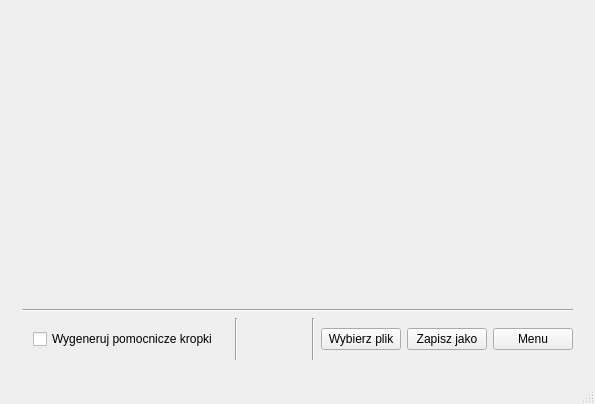
<?xml version="1.0" encoding="UTF-8"?>
<ui version="4.0">
 <class>MainWindow</class>
 <widget class="QMainWindow" name="MainWindow">
  <property name="geometry">
   <rect>
    <x>0</x>
    <y>0</y>
    <width>595</width>
    <height>404</height>
   </rect>
  </property>
  <property name="sizePolicy">
   <sizepolicy hsizetype="Expanding" vsizetype="Expanding">
    <horstretch>0</horstretch>
    <verstretch>0</verstretch>
   </sizepolicy>
  </property>
  <property name="windowTitle">
   <string>Stereogramiksy</string>
  </property>
  <widget class="QWidget" name="centralWidget">
   <property name="sizePolicy">
    <sizepolicy hsizetype="Ignored" vsizetype="Ignored">
     <horstretch>0</horstretch>
     <verstretch>0</verstretch>
    </sizepolicy>
   </property>
   <layout class="QHBoxLayout" name="horizontalLayout_8">
    <item>
     <widget class="QStackedWidget" name="stackedWidget">
      <property name="sizePolicy">
       <sizepolicy hsizetype="Expanding" vsizetype="Expanding">
        <horstretch>1</horstretch>
        <verstretch>1</verstretch>
       </sizepolicy>
      </property>
      <property name="currentIndex">
       <number>1</number>
      </property>
      <widget class="QWidget" name="page">
       <property name="sizePolicy">
        <sizepolicy hsizetype="Expanding" vsizetype="Expanding">
         <horstretch>0</horstretch>
         <verstretch>0</verstretch>
        </sizepolicy>
       </property>
       <layout class="QVBoxLayout" name="verticalLayout_3">
        <item>
         <layout class="QVBoxLayout" name="verticalLayout_4">
          <item>
           <layout class="QVBoxLayout" name="verticalLayout">
            <property name="sizeConstraint">
             <enum>QLayout::SetFixedSize</enum>
            </property>
            <item>
             <widget class="QPushButton" name="pushButton_Generate">
              <property name="text">
               <string>Generuj stereogram</string>
              </property>
             </widget>
            </item>
            <item>
             <widget class="QPushButton" name="pushButton_Games">
              <property name="text">
               <string>Graj</string>
              </property>
             </widget>
            </item>
            <item>
             <widget class="QPushButton" name="pushButton_Scenariusz">
              <property name="text">
               <string>Stwórz scenariusz</string>
              </property>
             </widget>
            </item>
            <item>
             <widget class="QPushButton" name="pushButton_Koniec">
              <property name="text">
               <string>Koniec</string>
              </property>
             </widget>
            </item>
           </layout>
          </item>
         </layout>
        </item>
       </layout>
      </widget>
      <widget class="QWidget" name="page_2">
       <property name="sizePolicy">
        <sizepolicy hsizetype="Expanding" vsizetype="Expanding">
         <horstretch>0</horstretch>
         <verstretch>0</verstretch>
        </sizepolicy>
       </property>
       <layout class="QHBoxLayout" name="horizontalLayout_5">
        <item>
         <layout class="QHBoxLayout" name="horizontalLayout_2">
          <item>
           <layout class="QVBoxLayout" name="verticalLayout_2">
            <property name="sizeConstraint">
             <enum>QLayout::SetDefaultConstraint</enum>
            </property>
            <item>
             <widget class="QLabel" name="label">
              <property name="sizePolicy">
               <sizepolicy hsizetype="Ignored" vsizetype="Ignored">
                <horstretch>0</horstretch>
                <verstretch>0</verstretch>
               </sizepolicy>
              </property>
              <property name="text">
               <string/>
              </property>
             </widget>
            </item>
            <item>
             <widget class="Line" name="line">
              <property name="orientation">
               <enum>Qt::Horizontal</enum>
              </property>
             </widget>
            </item>
            <item>
             <layout class="QHBoxLayout" name="horizontalLayout">
              <property name="sizeConstraint">
               <enum>QLayout::SetFixedSize</enum>
              </property>
              <item>
               <widget class="QWidget" name="widget" native="true">
                <property name="minimumSize">
                 <size>
                  <width>100</width>
                  <height>0</height>
                 </size>
                </property>
                <layout class="QVBoxLayout" name="verticalLayout_5">
                 <item>
                  <widget class="QCheckBox" name="checkBox">
                   <property name="text">
                    <string>Wygeneruj pomocnicze kropki</string>
                   </property>
                  </widget>
                 </item>
                </layout>
               </widget>
              </item>
              <item>
               <widget class="Line" name="line_4">
                <property name="orientation">
                 <enum>Qt::Vertical</enum>
                </property>
               </widget>
              </item>
              <item>
               <widget class="QLabel" name="label_info">
                <property name="sizePolicy">
                 <sizepolicy hsizetype="Expanding" vsizetype="Fixed">
                  <horstretch>0</horstretch>
                  <verstretch>0</verstretch>
                 </sizepolicy>
                </property>
                <property name="text">
                 <string/>
                </property>
               </widget>
              </item>
              <item>
               <spacer name="horizontalSpacer">
                <property name="orientation">
                 <enum>Qt::Horizontal</enum>
                </property>
                <property name="sizeHint" stdset="0">
                 <size>
                  <width>40</width>
                  <height>20</height>
                 </size>
                </property>
               </spacer>
              </item>
              <item>
               <widget class="Line" name="line_2">
                <property name="orientation">
                 <enum>Qt::Vertical</enum>
                </property>
               </widget>
              </item>
              <item>
               <widget class="QPushButton" name="pushButton_Open">
                <property name="text">
                 <string>Wybierz plik</string>
                </property>
               </widget>
              </item>
              <item>
               <widget class="QPushButton" name="pushButton_Save">
                <property name="text">
                 <string>Zapisz jako</string>
                </property>
               </widget>
              </item>
              <item>
               <widget class="QPushButton" name="pushButton">
                <property name="text">
                 <string>Menu</string>
                </property>
               </widget>
              </item>
             </layout>
            </item>
           </layout>
          </item>
         </layout>
        </item>
       </layout>
      </widget>
      <widget class="QWidget" name="page_3">
       <widget class="QWidget" name="verticalLayoutWidget">
        <property name="geometry">
         <rect>
          <x>90</x>
          <y>50</y>
          <width>401</width>
          <height>221</height>
         </rect>
        </property>
        <layout class="QVBoxLayout" name="verticalLayout_6">
         <item>
          <widget class="QLabel" name="label_2">
           <property name="text">
            <string>Wybierz grę</string>
           </property>
          </widget>
         </item>
         <item>
          <widget class="QListView" name="listView">
           <property name="enabled">
            <bool>true</bool>
           </property>
          </widget>
         </item>
         <item>
          <layout class="QHBoxLayout" name="horizontalLayout_4">
           <item>
            <widget class="QPushButton" name="pushButton_wg_Graj">
             <property name="text">
              <string>Graj</string>
             </property>
            </widget>
           </item>
           <item>
            <widget class="QPushButton" name="pushButton_wg_Menu">
             <property name="text">
              <string>Menu</string>
             </property>
            </widget>
           </item>
          </layout>
         </item>
        </layout>
       </widget>
      </widget>
      <widget class="QWidget" name="page_4">
       <property name="sizePolicy">
        <sizepolicy hsizetype="Expanding" vsizetype="Expanding">
         <horstretch>0</horstretch>
         <verstretch>0</verstretch>
        </sizepolicy>
       </property>
       <layout class="QHBoxLayout" name="horizontalLayout_3">
        <item>
         <layout class="QHBoxLayout" name="horizontalLayout_6">
          <item>
           <layout class="QVBoxLayout" name="verticalLayout_7">
            <property name="sizeConstraint">
             <enum>QLayout::SetDefaultConstraint</enum>
            </property>
            <item>
             <layout class="QHBoxLayout" name="horizontalLayout_7">
              <item>
               <widget class="QLabel" name="label_game">
                <property name="sizePolicy">
                 <sizepolicy hsizetype="Ignored" vsizetype="Ignored">
                  <horstretch>0</horstretch>
                  <verstretch>0</verstretch>
                 </sizepolicy>
                </property>
                <property name="text">
                 <string/>
                </property>
               </widget>
              </item>
              <item>
               <widget class="QGroupBox" name="groupBox_game">
                <property name="maximumSize">
                 <size>
                  <width>200</width>
                  <height>16777215</height>
                 </size>
                </property>
                <property name="title">
                 <string>Wynik</string>
                </property>
                <widget class="QWidget" name="gridLayoutWidget">
                 <property name="geometry">
                  <rect>
                   <x>20</x>
                   <y>30</y>
                   <width>160</width>
                   <height>99</height>
                  </rect>
                 </property>
                 <layout class="QGridLayout" name="gridLayout">
                  <item row="0" column="0" colspan="2">
                   <widget class="QLineEdit" name="lineEdit_game_nazwa">
                    <property name="readOnly">
                     <bool>true</bool>
                    </property>
                   </widget>
                  </item>
                  <item row="2" column="0">
                   <widget class="QLabel" name="label_4">
                    <property name="text">
                     <string>Punkty</string>
                    </property>
                   </widget>
                  </item>
                  <item row="2" column="1">
                   <widget class="QLineEdit" name="lineEdit_game_punkty">
                    <property name="maximumSize">
                     <size>
                      <width>50</width>
                      <height>16777215</height>
                     </size>
                    </property>
                    <property name="readOnly">
                     <bool>true</bool>
                    </property>
                   </widget>
                  </item>
                  <item row="1" column="0" colspan="2">
                   <widget class="QLabel" name="label_game_status">
                    <property name="text">
                     <string/>
                    </property>
                    <property name="alignment">
                     <set>Qt::AlignCenter</set>
                    </property>
                   </widget>
                  </item>
                 </layout>
                </widget>
               </widget>
              </item>
             </layout>
            </item>
            <item>
             <widget class="Line" name="line_5">
              <property name="orientation">
               <enum>Qt::Horizontal</enum>
              </property>
             </widget>
            </item>
            <item>
             <layout class="QHBoxLayout" name="horizontalLayout_9">
              <property name="sizeConstraint">
               <enum>QLayout::SetFixedSize</enum>
              </property>
              <item>
               <spacer name="horizontalSpacer_3">
                <property name="orientation">
                 <enum>Qt::Horizontal</enum>
                </property>
                <property name="sizeHint" stdset="0">
                 <size>
                  <width>40</width>
                  <height>20</height>
                 </size>
                </property>
               </spacer>
              </item>
              <item>
               <widget class="Line" name="line_6">
                <property name="orientation">
                 <enum>Qt::Vertical</enum>
                </property>
               </widget>
              </item>
              <item>
               <widget class="QLabel" name="label_5">
                <property name="text">
                 <string>Wpisz odpowiedź</string>
                </property>
               </widget>
              </item>
              <item>
               <widget class="QLineEdit" name="lineEdit_game_haslo"/>
              </item>
              <item>
               <widget class="QPushButton" name="pushButton_game_Ok">
                <property name="text">
                 <string>OK!</string>
                </property>
               </widget>
              </item>
             </layout>
            </item>
           </layout>
          </item>
         </layout>
        </item>
       </layout>
      </widget>
      <widget class="QWidget" name="page_5">
       <widget class="QWidget" name="verticalLayoutWidget_2">
        <property name="geometry">
         <rect>
          <x>80</x>
          <y>40</y>
          <width>421</width>
          <height>281</height>
         </rect>
        </property>
        <layout class="QVBoxLayout" name="verticalLayout_51">
         <item>
          <widget class="QLabel" name="label_end_info">
           <property name="text">
            <string>Gra Zakończona</string>
           </property>
           <property name="alignment">
            <set>Qt::AlignCenter</set>
           </property>
          </widget>
         </item>
         <item>
          <widget class="QLabel" name="label_end_wynik">
           <property name="text">
            <string>Twój wynik to</string>
           </property>
           <property name="alignment">
            <set>Qt::AlignCenter</set>
           </property>
          </widget>
         </item>
         <item>
          <widget class="QLCDNumber" name="lcdNumber_end_punkty">
           <property name="numDigits">
            <number>2</number>
           </property>
          </widget>
         </item>
         <item>
          <widget class="QPushButton" name="pushButton_2_end_menu">
           <property name="text">
            <string>Wróć do menu</string>
           </property>
          </widget>
         </item>
        </layout>
       </widget>
      </widget>
      <widget class="QWidget" name="page_6">
       <widget class="QWidget" name="verticalLayoutWidget_3">
        <property name="geometry">
         <rect>
          <x>40</x>
          <y>20</y>
          <width>511</width>
          <height>321</height>
         </rect>
        </property>
        <layout class="QVBoxLayout" name="verticalLayout_8">
         <item>
          <widget class="QLabel" name="label_3">
           <property name="font">
            <font>
             <pointsize>18</pointsize>
             <weight>75</weight>
             <bold>true</bold>
            </font>
           </property>
           <property name="text">
            <string>Kreator scenariuszy</string>
           </property>
           <property name="alignment">
            <set>Qt::AlignCenter</set>
           </property>
          </widget>
         </item>
         <item>
          <widget class="QLabel" name="label_6">
           <property name="text">
            <string>Wybierz obrazki</string>
           </property>
           <property name="alignment">
            <set>Qt::AlignCenter</set>
           </property>
          </widget>
         </item>
         <item>
          <widget class="QPushButton" name="pushButton_scen_add">
           <property name="text">
            <string>Dodaj obrazek</string>
           </property>
          </widget>
         </item>
         <item>
          <widget class="QListView" name="listView_scen_file">
           <property name="maximumSize">
            <size>
             <width>16777215</width>
             <height>100</height>
            </size>
           </property>
          </widget>
         </item>
         <item>
          <layout class="QHBoxLayout" name="horizontalLayout_10">
           <item>
            <widget class="QPushButton" name="pushButton_scen_menu">
             <property name="text">
              <string>Menu</string>
             </property>
            </widget>
           </item>
           <item>
            <widget class="QPushButton" name="pushButton_scen_dalej">
             <property name="text">
              <string>Dalej</string>
             </property>
            </widget>
           </item>
          </layout>
         </item>
        </layout>
       </widget>
      </widget>
      <widget class="QWidget" name="page_7">
       <widget class="QWidget" name="verticalLayoutWidget_4">
        <property name="geometry">
         <rect>
          <x>70</x>
          <y>10</y>
          <width>451</width>
          <height>331</height>
         </rect>
        </property>
        <layout class="QVBoxLayout" name="verticalLayout_9">
         <item>
          <widget class="QLabel" name="label_7">
           <property name="font">
            <font>
             <pointsize>10</pointsize>
             <weight>75</weight>
             <bold>true</bold>
            </font>
           </property>
           <property name="text">
            <string>Wprowadź nazwe swojej gry</string>
           </property>
           <property name="alignment">
            <set>Qt::AlignCenter</set>
           </property>
          </widget>
         </item>
         <item>
          <widget class="QLineEdit" name="lineEdit_scen2_tytul"/>
         </item>
         <item>
          <widget class="QLabel" name="label_8">
           <property name="text">
            <string>Dodaj hasła do obrazków</string>
           </property>
           <property name="alignment">
            <set>Qt::AlignCenter</set>
           </property>
          </widget>
         </item>
         <item>
          <layout class="QHBoxLayout" name="horizontalLayout_11">
           <item>
            <widget class="QLineEdit" name="lineEdit_scen2_haslo"/>
           </item>
           <item>
            <widget class="QPushButton" name="pushButton_scen2_add">
             <property name="text">
              <string>Dodaj</string>
             </property>
            </widget>
           </item>
           <item>
            <widget class="QLabel" name="label_9">
             <property name="text">
              <string>Jeszcze</string>
             </property>
            </widget>
           </item>
           <item>
            <widget class="QLineEdit" name="lineEdit_scen2_ile">
             <property name="maximumSize">
              <size>
               <width>25</width>
               <height>16777215</height>
              </size>
             </property>
             <property name="readOnly">
              <bool>true</bool>
             </property>
            </widget>
           </item>
          </layout>
         </item>
         <item>
          <widget class="QListView" name="listView_scen2_hasla">
           <property name="maximumSize">
            <size>
             <width>16777215</width>
             <height>70</height>
            </size>
           </property>
          </widget>
         </item>
         <item>
          <layout class="QHBoxLayout" name="horizontalLayout_12">
           <item>
            <widget class="QPushButton" name="pushButton_scen2_menu">
             <property name="text">
              <string>Menu</string>
             </property>
            </widget>
           </item>
           <item>
            <widget class="QPushButton" name="pushButton_scen2_ok">
             <property name="text">
              <string>Zatwierdź</string>
             </property>
            </widget>
           </item>
          </layout>
         </item>
        </layout>
       </widget>
      </widget>
     </widget>
    </item>
   </layout>
  </widget>
  <widget class="QMenuBar" name="menuBar">
   <property name="geometry">
    <rect>
     <x>0</x>
     <y>0</y>
     <width>595</width>
     <height>21</height>
    </rect>
   </property>
  </widget>
  <widget class="QStatusBar" name="statusBar"/>
 </widget>
 <layoutdefault spacing="6" margin="11"/>
 <resources/>
 <connections/>
</ui>
